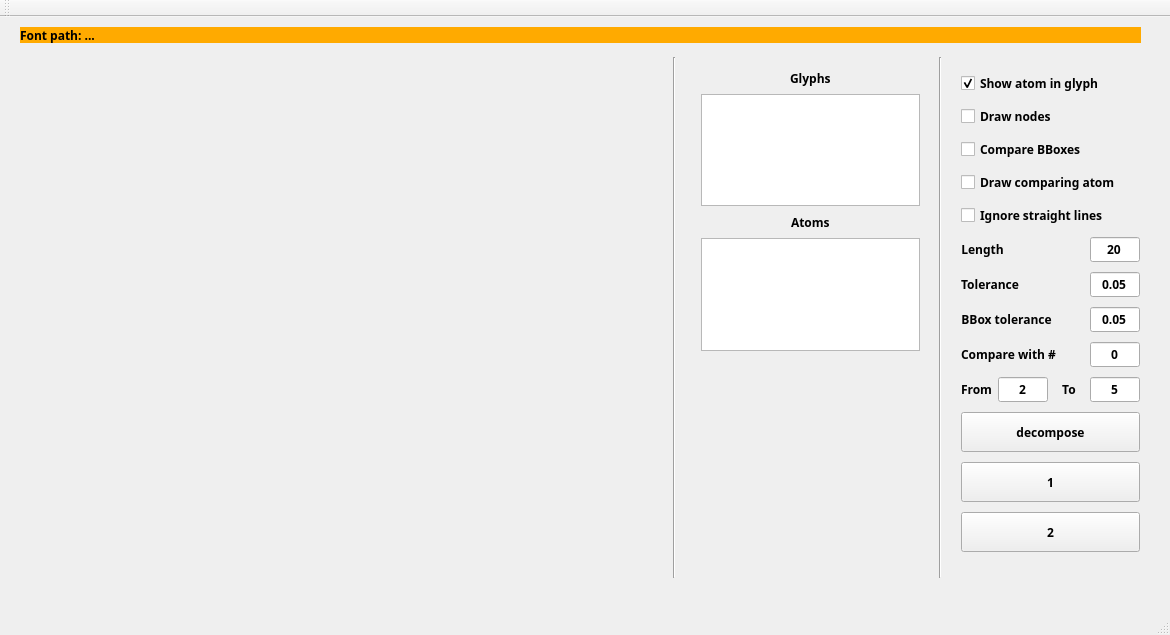
<?xml version="1.0" encoding="UTF-8"?>
<ui version="4.0">
 <class>MainWindow</class>
 <widget class="QMainWindow" name="MainWindow">
  <property name="geometry">
   <rect>
    <x>0</x>
    <y>0</y>
    <width>1170</width>
    <height>635</height>
   </rect>
  </property>
  <property name="maximumSize">
   <size>
    <width>16777215</width>
    <height>12200</height>
   </size>
  </property>
  <property name="windowTitle">
   <string>MainWindow</string>
  </property>
  <widget class="QWidget" name="centralWidget">
   <widget class="QWidget" name="canvasLeft" native="true">
    <property name="geometry">
     <rect>
      <x>20</x>
      <y>40</y>
      <width>641</width>
      <height>511</height>
     </rect>
    </property>
    <property name="minimumSize">
     <size>
      <width>0</width>
      <height>190</height>
     </size>
    </property>
    <property name="autoFillBackground">
     <bool>false</bool>
    </property>
    <property name="styleSheet">
     <string notr="true">border-top-color: rgb(0, 0, 0);
</string>
    </property>
   </widget>
   <widget class="QLabel" name="fontPath">
    <property name="geometry">
     <rect>
      <x>20</x>
      <y>10</y>
      <width>1121</width>
      <height>16</height>
     </rect>
    </property>
    <property name="font">
     <font>
      <family>Arial Black</family>
      <weight>75</weight>
      <bold>true</bold>
     </font>
    </property>
    <property name="styleSheet">
     <string notr="true">background-color: rgb(255, 170, 0);
border-color: rgb(0, 0, 0);</string>
    </property>
    <property name="text">
     <string>Font path: ...</string>
    </property>
   </widget>
   <widget class="QWidget" name="layoutWidget">
    <property name="geometry">
     <rect>
      <x>690</x>
      <y>40</y>
      <width>241</width>
      <height>521</height>
     </rect>
    </property>
    <layout class="QVBoxLayout" name="verticalLayout">
     <item>
      <layout class="QHBoxLayout" name="horizontalLayout_2">
       <item>
        <spacer name="horizontalSpacer_5">
         <property name="orientation">
          <enum>Qt::Horizontal</enum>
         </property>
         <property name="sizeHint" stdset="0">
          <size>
           <width>40</width>
           <height>20</height>
          </size>
         </property>
        </spacer>
       </item>
       <item>
        <widget class="QLabel" name="label">
         <property name="font">
          <font>
           <family>Arial Black</family>
           <weight>75</weight>
           <bold>true</bold>
          </font>
         </property>
         <property name="text">
          <string>Glyphs</string>
         </property>
        </widget>
       </item>
       <item>
        <spacer name="horizontalSpacer">
         <property name="orientation">
          <enum>Qt::Horizontal</enum>
         </property>
         <property name="sizeHint" stdset="0">
          <size>
           <width>40</width>
           <height>20</height>
          </size>
         </property>
        </spacer>
       </item>
      </layout>
     </item>
     <item>
      <widget class="QListWidget" name="glyphsList"/>
     </item>
     <item>
      <layout class="QHBoxLayout" name="horizontalLayout">
       <item>
        <spacer name="horizontalSpacer_4">
         <property name="orientation">
          <enum>Qt::Horizontal</enum>
         </property>
         <property name="sizeHint" stdset="0">
          <size>
           <width>40</width>
           <height>20</height>
          </size>
         </property>
        </spacer>
       </item>
       <item>
        <widget class="QLabel" name="label_2">
         <property name="font">
          <font>
           <family>Arial Black</family>
           <weight>75</weight>
           <bold>true</bold>
          </font>
         </property>
         <property name="text">
          <string>Atoms</string>
         </property>
        </widget>
       </item>
       <item>
        <spacer name="horizontalSpacer_2">
         <property name="orientation">
          <enum>Qt::Horizontal</enum>
         </property>
         <property name="sizeHint" stdset="0">
          <size>
           <width>40</width>
           <height>20</height>
          </size>
         </property>
        </spacer>
       </item>
      </layout>
     </item>
     <item>
      <widget class="QListWidget" name="atomsList"/>
     </item>
     <item>
      <layout class="QHBoxLayout" name="horizontalLayout_3">
       <item>
        <spacer name="horizontalSpacer_6">
         <property name="orientation">
          <enum>Qt::Horizontal</enum>
         </property>
         <property name="sizeHint" stdset="0">
          <size>
           <width>40</width>
           <height>20</height>
          </size>
         </property>
        </spacer>
       </item>
       <item>
        <spacer name="horizontalSpacer_7">
         <property name="orientation">
          <enum>Qt::Horizontal</enum>
         </property>
         <property name="sizeHint" stdset="0">
          <size>
           <width>40</width>
           <height>20</height>
          </size>
         </property>
        </spacer>
       </item>
      </layout>
     </item>
     <item>
      <widget class="QWidget" name="canvasRight" native="true">
       <property name="minimumSize">
        <size>
         <width>0</width>
         <height>190</height>
        </size>
       </property>
       <property name="autoFillBackground">
        <bool>false</bool>
       </property>
       <property name="styleSheet">
        <string notr="true">border-color: rgb(0, 0, 0);
</string>
       </property>
      </widget>
     </item>
    </layout>
   </widget>
   <widget class="QWidget" name="verticalLayoutWidget">
    <property name="geometry">
     <rect>
      <x>950</x>
      <y>40</y>
      <width>201</width>
      <height>521</height>
     </rect>
    </property>
    <layout class="QVBoxLayout" name="verticalLayout_2">
     <item>
      <widget class="QCheckBox" name="ShowSampleCheckBox">
       <property name="font">
        <font>
         <family>Arial Black</family>
         <weight>75</weight>
         <bold>true</bold>
        </font>
       </property>
       <property name="text">
        <string>Show atom in glyph</string>
       </property>
       <property name="checked">
        <bool>true</bool>
       </property>
      </widget>
     </item>
     <item>
      <widget class="QCheckBox" name="drawNodes">
       <property name="font">
        <font>
         <family>Arial Black</family>
         <weight>75</weight>
         <bold>true</bold>
        </font>
       </property>
       <property name="text">
        <string>Draw nodes</string>
       </property>
      </widget>
     </item>
     <item>
      <widget class="QCheckBox" name="compareBBox">
       <property name="font">
        <font>
         <family>Arial Black</family>
         <weight>75</weight>
         <bold>true</bold>
        </font>
       </property>
       <property name="text">
        <string>Compare BBoxes</string>
       </property>
      </widget>
     </item>
     <item>
      <widget class="QCheckBox" name="drawComparingLabel">
       <property name="font">
        <font>
         <family>Arial Black</family>
         <weight>75</weight>
         <bold>true</bold>
        </font>
       </property>
       <property name="layoutDirection">
        <enum>Qt::LeftToRight</enum>
       </property>
       <property name="text">
        <string>Draw comparing atom</string>
       </property>
       <property name="checked">
        <bool>false</bool>
       </property>
      </widget>
     </item>
     <item>
      <widget class="QCheckBox" name="IgnoreStraight">
       <property name="font">
        <font>
         <family>Arial Black</family>
         <weight>75</weight>
         <bold>true</bold>
        </font>
       </property>
       <property name="layoutDirection">
        <enum>Qt::LeftToRight</enum>
       </property>
       <property name="text">
        <string>Ignore straight lines</string>
       </property>
       <property name="checked">
        <bool>false</bool>
       </property>
      </widget>
     </item>
     <item>
      <layout class="QHBoxLayout" name="horizontalLayout_4">
       <item alignment="Qt::AlignLeft">
        <widget class="QLabel" name="label_5">
         <property name="font">
          <font>
           <family>Arial Black</family>
           <weight>75</weight>
           <bold>true</bold>
          </font>
         </property>
         <property name="layoutDirection">
          <enum>Qt::LeftToRight</enum>
         </property>
         <property name="styleSheet">
          <string notr="true">border-color: rgb(0, 0, 0);
</string>
         </property>
         <property name="text">
          <string>Length</string>
         </property>
         <property name="alignment">
          <set>Qt::AlignCenter</set>
         </property>
        </widget>
       </item>
       <item>
        <widget class="QLineEdit" name="lenEdit">
         <property name="minimumSize">
          <size>
           <width>50</width>
           <height>0</height>
          </size>
         </property>
         <property name="maximumSize">
          <size>
           <width>40</width>
           <height>16777215</height>
          </size>
         </property>
         <property name="font">
          <font>
           <family>Arial Black</family>
           <weight>75</weight>
           <bold>true</bold>
          </font>
         </property>
         <property name="text">
          <string>20</string>
         </property>
         <property name="alignment">
          <set>Qt::AlignCenter</set>
         </property>
        </widget>
       </item>
      </layout>
     </item>
     <item>
      <layout class="QHBoxLayout" name="horizontalLayout_5">
       <item alignment="Qt::AlignLeft">
        <widget class="QLabel" name="label_3">
         <property name="font">
          <font>
           <family>Arial Black</family>
           <weight>75</weight>
           <bold>true</bold>
          </font>
         </property>
         <property name="styleSheet">
          <string notr="true">border-color: rgb(0, 0, 0);
</string>
         </property>
         <property name="text">
          <string>Tolerance</string>
         </property>
         <property name="alignment">
          <set>Qt::AlignCenter</set>
         </property>
        </widget>
       </item>
       <item>
        <widget class="QLineEdit" name="toleranceEdit">
         <property name="minimumSize">
          <size>
           <width>50</width>
           <height>0</height>
          </size>
         </property>
         <property name="maximumSize">
          <size>
           <width>40</width>
           <height>16777215</height>
          </size>
         </property>
         <property name="font">
          <font>
           <family>Arial Black</family>
           <weight>75</weight>
           <bold>true</bold>
          </font>
         </property>
         <property name="text">
          <string>0.05</string>
         </property>
         <property name="alignment">
          <set>Qt::AlignCenter</set>
         </property>
        </widget>
       </item>
      </layout>
     </item>
     <item>
      <layout class="QHBoxLayout" name="horizontalLayout_8">
       <item alignment="Qt::AlignLeft">
        <widget class="QLabel" name="labelBBox">
         <property name="font">
          <font>
           <family>Arial Black</family>
           <weight>75</weight>
           <bold>true</bold>
          </font>
         </property>
         <property name="styleSheet">
          <string notr="true">border-color: rgb(0, 0, 0);
</string>
         </property>
         <property name="text">
          <string>BBox tolerance</string>
         </property>
         <property name="alignment">
          <set>Qt::AlignCenter</set>
         </property>
        </widget>
       </item>
       <item>
        <widget class="QLineEdit" name="toleranceEditBBox">
         <property name="minimumSize">
          <size>
           <width>50</width>
           <height>0</height>
          </size>
         </property>
         <property name="maximumSize">
          <size>
           <width>40</width>
           <height>16777215</height>
          </size>
         </property>
         <property name="font">
          <font>
           <family>Arial Black</family>
           <weight>75</weight>
           <bold>true</bold>
          </font>
         </property>
         <property name="text">
          <string>0.05</string>
         </property>
         <property name="alignment">
          <set>Qt::AlignCenter</set>
         </property>
        </widget>
       </item>
      </layout>
     </item>
     <item>
      <layout class="QHBoxLayout" name="horizontalLayout_7">
       <item alignment="Qt::AlignLeft">
        <widget class="QLabel" name="compareWithLabel">
         <property name="font">
          <font>
           <family>Arial Black</family>
           <weight>75</weight>
           <bold>true</bold>
          </font>
         </property>
         <property name="styleSheet">
          <string notr="true">border-color: rgb(0, 0, 0);
</string>
         </property>
         <property name="text">
          <string>Compare with #</string>
         </property>
         <property name="alignment">
          <set>Qt::AlignCenter</set>
         </property>
        </widget>
       </item>
       <item>
        <widget class="QLineEdit" name="compareEdit">
         <property name="minimumSize">
          <size>
           <width>50</width>
           <height>0</height>
          </size>
         </property>
         <property name="maximumSize">
          <size>
           <width>40</width>
           <height>16777215</height>
          </size>
         </property>
         <property name="font">
          <font>
           <family>Arial Black</family>
           <weight>75</weight>
           <bold>true</bold>
          </font>
         </property>
         <property name="text">
          <string>0</string>
         </property>
         <property name="alignment">
          <set>Qt::AlignCenter</set>
         </property>
        </widget>
       </item>
      </layout>
     </item>
     <item>
      <layout class="QHBoxLayout" name="horizontalLayout_6">
       <item>
        <widget class="QLabel" name="labelFrom">
         <property name="font">
          <font>
           <family>Arial Black</family>
           <weight>75</weight>
           <bold>true</bold>
          </font>
         </property>
         <property name="styleSheet">
          <string notr="true">border-color: rgb(0, 0, 0);
</string>
         </property>
         <property name="text">
          <string>From</string>
         </property>
         <property name="alignment">
          <set>Qt::AlignCenter</set>
         </property>
        </widget>
       </item>
       <item>
        <widget class="QLineEdit" name="fromEdit">
         <property name="minimumSize">
          <size>
           <width>50</width>
           <height>0</height>
          </size>
         </property>
         <property name="maximumSize">
          <size>
           <width>40</width>
           <height>16777215</height>
          </size>
         </property>
         <property name="font">
          <font>
           <family>Arial Black</family>
           <weight>75</weight>
           <bold>true</bold>
          </font>
         </property>
         <property name="text">
          <string>2</string>
         </property>
         <property name="alignment">
          <set>Qt::AlignCenter</set>
         </property>
        </widget>
       </item>
       <item>
        <widget class="QLabel" name="labelTo">
         <property name="font">
          <font>
           <family>Arial Black</family>
           <weight>75</weight>
           <bold>true</bold>
          </font>
         </property>
         <property name="styleSheet">
          <string notr="true">border-color: rgb(0, 0, 0);
</string>
         </property>
         <property name="text">
          <string>To</string>
         </property>
         <property name="alignment">
          <set>Qt::AlignCenter</set>
         </property>
        </widget>
       </item>
       <item>
        <widget class="QLineEdit" name="toEdit">
         <property name="minimumSize">
          <size>
           <width>50</width>
           <height>0</height>
          </size>
         </property>
         <property name="maximumSize">
          <size>
           <width>40</width>
           <height>16777215</height>
          </size>
         </property>
         <property name="font">
          <font>
           <family>Arial Black</family>
           <weight>75</weight>
           <bold>true</bold>
          </font>
         </property>
         <property name="text">
          <string>5</string>
         </property>
         <property name="alignment">
          <set>Qt::AlignCenter</set>
         </property>
        </widget>
       </item>
      </layout>
     </item>
     <item>
      <widget class="QPushButton" name="DecomposeBtn">
       <property name="minimumSize">
        <size>
         <width>0</width>
         <height>40</height>
        </size>
       </property>
       <property name="font">
        <font>
         <family>Arial Black</family>
         <weight>75</weight>
         <bold>true</bold>
        </font>
       </property>
       <property name="styleSheet">
        <string notr="true"/>
       </property>
       <property name="text">
        <string>decompose</string>
       </property>
      </widget>
     </item>
     <item>
      <widget class="QPushButton" name="OneBtn">
       <property name="minimumSize">
        <size>
         <width>0</width>
         <height>40</height>
        </size>
       </property>
       <property name="font">
        <font>
         <family>Arial Black</family>
         <weight>75</weight>
         <bold>true</bold>
        </font>
       </property>
       <property name="text">
        <string>1</string>
       </property>
      </widget>
     </item>
     <item>
      <widget class="QPushButton" name="TwoBtn">
       <property name="minimumSize">
        <size>
         <width>0</width>
         <height>40</height>
        </size>
       </property>
       <property name="font">
        <font>
         <family>Arial Black</family>
         <weight>75</weight>
         <bold>true</bold>
        </font>
       </property>
       <property name="text">
        <string>2</string>
       </property>
      </widget>
     </item>
    </layout>
   </widget>
   <widget class="Line" name="line">
    <property name="geometry">
     <rect>
      <x>930</x>
      <y>40</y>
      <width>20</width>
      <height>521</height>
     </rect>
    </property>
    <property name="orientation">
     <enum>Qt::Vertical</enum>
    </property>
   </widget>
   <widget class="Line" name="line_2">
    <property name="geometry">
     <rect>
      <x>659</x>
      <y>40</y>
      <width>31</width>
      <height>521</height>
     </rect>
    </property>
    <property name="orientation">
     <enum>Qt::Vertical</enum>
    </property>
   </widget>
   <zorder>canvasLeft</zorder>
   <zorder>fontPath</zorder>
   <zorder>layoutWidget</zorder>
   <zorder>verticalLayoutWidget</zorder>
   <zorder>atomsList</zorder>
   <zorder></zorder>
   <zorder>line</zorder>
   <zorder>line_2</zorder>
  </widget>
  <widget class="QMenuBar" name="menuBar">
   <property name="geometry">
    <rect>
     <x>0</x>
     <y>0</y>
     <width>1170</width>
     <height>26</height>
    </rect>
   </property>
  </widget>
  <widget class="QToolBar" name="mainToolBar">
   <attribute name="toolBarArea">
    <enum>TopToolBarArea</enum>
   </attribute>
   <attribute name="toolBarBreak">
    <bool>false</bool>
   </attribute>
  </widget>
  <widget class="QStatusBar" name="statusBar"/>
 </widget>
 <layoutdefault spacing="6" margin="11"/>
 <resources/>
 <connections/>
</ui>
